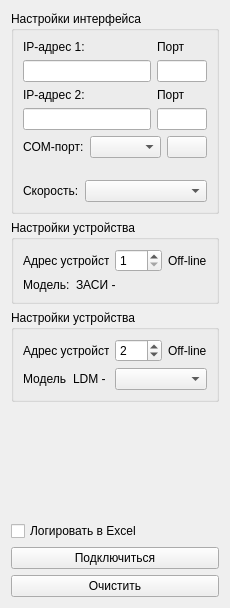
<?xml version="1.0" encoding="UTF-8"?>
<ui version="4.0">
 <class>ConnectionPanel</class>
 <widget class="QWidget" name="ConnectionPanel">
  <property name="geometry">
   <rect>
    <x>0</x>
    <y>0</y>
    <width>230</width>
    <height>608</height>
   </rect>
  </property>
  <property name="sizePolicy">
   <sizepolicy hsizetype="Fixed" vsizetype="Preferred">
    <horstretch>0</horstretch>
    <verstretch>0</verstretch>
   </sizepolicy>
  </property>
  <property name="minimumSize">
   <size>
    <width>230</width>
    <height>0</height>
   </size>
  </property>
  <property name="maximumSize">
   <size>
    <width>230</width>
    <height>16777215</height>
   </size>
  </property>
  <property name="windowTitle">
   <string>Form</string>
  </property>
  <layout class="QGridLayout" name="gridLayout">
   <item row="19" column="0">
    <widget class="QPushButton" name="connectButton">
     <property name="text">
      <string>Подключиться</string>
     </property>
    </widget>
   </item>
   <item row="20" column="0">
    <widget class="QPushButton" name="clearButton">
     <property name="text">
      <string>Очистить</string>
     </property>
    </widget>
   </item>
   <item row="4" column="0">
    <widget class="QGroupBox" name="settings1Box">
     <property name="title">
      <string>Настройки устройства</string>
     </property>
     <layout class="QVBoxLayout" name="verticalLayout_6">
      <item>
       <layout class="QHBoxLayout" name="horizontalLayout">
        <item>
         <widget class="QLabel" name="DevNumlabel">
          <property name="text">
           <string>Адрес устройства:</string>
          </property>
         </widget>
        </item>
        <item>
         <widget class="QSpinBox" name="deviceNumLine">
          <property name="minimum">
           <number>1</number>
          </property>
          <property name="maximum">
           <number>250</number>
          </property>
         </widget>
        </item>
        <item>
         <widget class="QLabel" name="statusLabel">
          <property name="sizePolicy">
           <sizepolicy hsizetype="Fixed" vsizetype="Preferred">
            <horstretch>0</horstretch>
            <verstretch>0</verstretch>
           </sizepolicy>
          </property>
          <property name="text">
           <string>Off-line</string>
          </property>
         </widget>
        </item>
       </layout>
      </item>
      <item>
       <layout class="QHBoxLayout" name="horizontalLayout_4">
        <item>
         <widget class="QLabel" name="label">
          <property name="sizePolicy">
           <sizepolicy hsizetype="Fixed" vsizetype="Preferred">
            <horstretch>0</horstretch>
            <verstretch>0</verstretch>
           </sizepolicy>
          </property>
          <property name="text">
           <string>Модель:</string>
          </property>
         </widget>
        </item>
        <item>
         <widget class="QLabel" name="label_2">
          <property name="sizePolicy">
           <sizepolicy hsizetype="Fixed" vsizetype="Preferred">
            <horstretch>0</horstretch>
            <verstretch>0</verstretch>
           </sizepolicy>
          </property>
          <property name="text">
           <string>ЗАСИ - </string>
          </property>
         </widget>
        </item>
        <item>
         <widget class="QLabel" name="modelLabel">
          <property name="text">
           <string/>
          </property>
         </widget>
        </item>
       </layout>
      </item>
     </layout>
    </widget>
   </item>
   <item row="3" column="0">
    <widget class="QGroupBox" name="interfaceBox">
     <property name="title">
      <string>Настройки интерфейса</string>
     </property>
     <layout class="QVBoxLayout" name="verticalLayout_5">
      <item>
       <layout class="QHBoxLayout" name="horizontalLayout_3" stretch="2,0">
        <item>
         <layout class="QVBoxLayout" name="verticalLayout_2">
          <item>
           <widget class="QLabel" name="IPlabel">
            <property name="enabled">
             <bool>true</bool>
            </property>
            <property name="text">
             <string>IP-адрес 1:</string>
            </property>
           </widget>
          </item>
          <item>
           <widget class="QLineEdit" name="ipAdd">
            <property name="sizePolicy">
             <sizepolicy hsizetype="Expanding" vsizetype="Preferred">
              <horstretch>0</horstretch>
              <verstretch>0</verstretch>
             </sizepolicy>
            </property>
           </widget>
          </item>
         </layout>
        </item>
        <item>
         <layout class="QVBoxLayout" name="verticalLayout">
          <item>
           <widget class="QLabel" name="portLabel">
            <property name="sizePolicy">
             <sizepolicy hsizetype="Preferred" vsizetype="Preferred">
              <horstretch>0</horstretch>
              <verstretch>0</verstretch>
             </sizepolicy>
            </property>
            <property name="text">
             <string>Порт</string>
            </property>
           </widget>
          </item>
          <item>
           <widget class="QLineEdit" name="port">
            <property name="sizePolicy">
             <sizepolicy hsizetype="Preferred" vsizetype="Preferred">
              <horstretch>0</horstretch>
              <verstretch>0</verstretch>
             </sizepolicy>
            </property>
            <property name="maximumSize">
             <size>
              <width>50</width>
              <height>16777215</height>
             </size>
            </property>
           </widget>
          </item>
         </layout>
        </item>
       </layout>
      </item>
      <item>
       <layout class="QHBoxLayout" name="horizontalLayout_5" stretch="2,0">
        <item>
         <layout class="QVBoxLayout" name="verticalLayout_4">
          <item>
           <widget class="QLabel" name="IPlabel2">
            <property name="text">
             <string>IP-адрес 2:</string>
            </property>
           </widget>
          </item>
          <item>
           <widget class="QLineEdit" name="ipAdd2">
            <property name="sizePolicy">
             <sizepolicy hsizetype="Preferred" vsizetype="Preferred">
              <horstretch>0</horstretch>
              <verstretch>0</verstretch>
             </sizepolicy>
            </property>
           </widget>
          </item>
         </layout>
        </item>
        <item>
         <layout class="QVBoxLayout" name="verticalLayout_3">
          <item>
           <widget class="QLabel" name="portLabel2">
            <property name="sizePolicy">
             <sizepolicy hsizetype="Preferred" vsizetype="Preferred">
              <horstretch>0</horstretch>
              <verstretch>0</verstretch>
             </sizepolicy>
            </property>
            <property name="text">
             <string>Порт</string>
            </property>
           </widget>
          </item>
          <item>
           <widget class="QLineEdit" name="port2">
            <property name="sizePolicy">
             <sizepolicy hsizetype="Preferred" vsizetype="Preferred">
              <horstretch>0</horstretch>
              <verstretch>0</verstretch>
             </sizepolicy>
            </property>
            <property name="maximumSize">
             <size>
              <width>50</width>
              <height>16777215</height>
             </size>
            </property>
           </widget>
          </item>
         </layout>
        </item>
       </layout>
      </item>
      <item>
       <layout class="QHBoxLayout" name="horizontalLayout_2">
        <item>
         <widget class="QLabel" name="Portslabel">
          <property name="sizePolicy">
           <sizepolicy hsizetype="Fixed" vsizetype="Preferred">
            <horstretch>0</horstretch>
            <verstretch>0</verstretch>
           </sizepolicy>
          </property>
          <property name="text">
           <string>COM-порт:</string>
          </property>
         </widget>
        </item>
        <item>
         <widget class="QComboBox" name="portsBox"/>
        </item>
        <item>
         <widget class="QPushButton" name="updAvblPortsButt">
          <property name="sizePolicy">
           <sizepolicy hsizetype="Fixed" vsizetype="Fixed">
            <horstretch>0</horstretch>
            <verstretch>0</verstretch>
           </sizepolicy>
          </property>
          <property name="text">
           <string/>
          </property>
          <property name="icon">
           <iconset resource="res.qrc">
            <normaloff>:/res/refresh.png</normaloff>:/res/refresh.png</iconset>
          </property>
         </widget>
        </item>
       </layout>
      </item>
      <item>
       <widget class="QLabel" name="dscrLabel">
        <property name="font">
         <font>
          <pointsize>7</pointsize>
          <italic>true</italic>
         </font>
        </property>
        <property name="text">
         <string/>
        </property>
        <property name="textFormat">
         <enum>Qt::AutoText</enum>
        </property>
        <property name="alignment">
         <set>Qt::AlignRight|Qt::AlignTrailing|Qt::AlignVCenter</set>
        </property>
        <property name="wordWrap">
         <bool>false</bool>
        </property>
       </widget>
      </item>
      <item>
       <layout class="QHBoxLayout" name="horizontalLayout_8">
        <item>
         <widget class="QLabel" name="SpdLabel">
          <property name="sizePolicy">
           <sizepolicy hsizetype="Fixed" vsizetype="Preferred">
            <horstretch>0</horstretch>
            <verstretch>0</verstretch>
           </sizepolicy>
          </property>
          <property name="text">
           <string>Скорость:</string>
          </property>
         </widget>
        </item>
        <item>
         <widget class="QComboBox" name="spdBox"/>
        </item>
       </layout>
      </item>
     </layout>
    </widget>
   </item>
   <item row="17" column="0">
    <spacer name="verticalSpacer">
     <property name="orientation">
      <enum>Qt::Vertical</enum>
     </property>
     <property name="sizeHint" stdset="0">
      <size>
       <width>20</width>
       <height>40</height>
      </size>
     </property>
    </spacer>
   </item>
   <item row="5" column="0">
    <widget class="QGroupBox" name="settings2Box">
     <property name="title">
      <string>Настройки устройства</string>
     </property>
     <layout class="QVBoxLayout" name="verticalLayout_7">
      <item>
       <layout class="QHBoxLayout" name="horizontalLayout_7">
        <item>
         <widget class="QLabel" name="label_3">
          <property name="text">
           <string>Адрес устройства:</string>
          </property>
         </widget>
        </item>
        <item>
         <widget class="QSpinBox" name="deviceNumLine2">
          <property name="minimum">
           <number>1</number>
          </property>
          <property name="maximum">
           <number>250</number>
          </property>
          <property name="value">
           <number>2</number>
          </property>
         </widget>
        </item>
        <item>
         <widget class="QLabel" name="statusLabel2">
          <property name="sizePolicy">
           <sizepolicy hsizetype="Fixed" vsizetype="Preferred">
            <horstretch>0</horstretch>
            <verstretch>0</verstretch>
           </sizepolicy>
          </property>
          <property name="text">
           <string>Off-line</string>
          </property>
         </widget>
        </item>
       </layout>
      </item>
      <item>
       <layout class="QHBoxLayout" name="horizontalLayout_6">
        <item>
         <widget class="QLabel" name="label_4">
          <property name="sizePolicy">
           <sizepolicy hsizetype="Fixed" vsizetype="Preferred">
            <horstretch>0</horstretch>
            <verstretch>0</verstretch>
           </sizepolicy>
          </property>
          <property name="text">
           <string>Модель</string>
          </property>
         </widget>
        </item>
        <item>
         <widget class="QLabel" name="ldm2_label">
          <property name="sizePolicy">
           <sizepolicy hsizetype="Fixed" vsizetype="Preferred">
            <horstretch>0</horstretch>
            <verstretch>0</verstretch>
           </sizepolicy>
          </property>
          <property name="text">
           <string>LDM - </string>
          </property>
         </widget>
        </item>
        <item>
         <widget class="QComboBox" name="diamBox2"/>
        </item>
       </layout>
      </item>
     </layout>
    </widget>
   </item>
   <item row="18" column="0">
    <widget class="QCheckBox" name="logBox">
     <property name="text">
      <string>Логировать в Excel</string>
     </property>
    </widget>
   </item>
  </layout>
 </widget>
 <resources>
  <include location="res.qrc"/>
 </resources>
 <connections/>
</ui>
